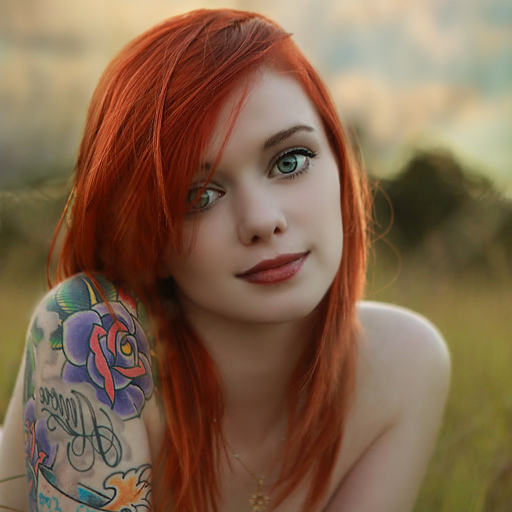
#> input picture dataset/full_resolution_stylegan/1.jpg, 1024 x 1024 px (shown at 1/2 size)
$ python lr_preprocessing.py --img-dir ../dataset/full_resolution_stylegan --lr-imgs-dir ../dataset/full_resolution_stylegan
#> lines starting #> are read from the running program, lines starting #| are printed output that depends on the picture


import argparse
import os
from PIL import Image
import numpy as np


def lr_preprocessing(images_dir, output_dir, size):
#> called with images_dir = '../dataset/full_resolution_stylegan', output_dir = '../dataset/full_resolution_stylegan', size = (128, 128)
    images_paths = os.listdir(images_dir)
    for name in images_paths:
        print(os.path.join(images_dir, name))
        image = Image.open(os.path.join(images_dir, name))
#> image is the input picture: PIL image 1024x1024 RGB; mean R, G, B 129.5, 101.3, 76.8
        lr_image = image.resize(size=size)
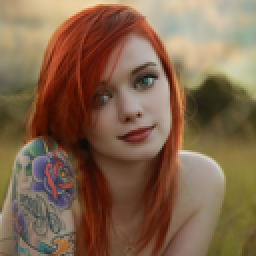
#> lr_image: PIL image 128x128 RGB (shown 2 times larger); mean R, G, B 129.5, 101.3, 76.8
        lr_image.save(os.path.join(output_dir, name))
#> pass 2 of the loop in lr_preprocessing, `for name in images_paths:`:
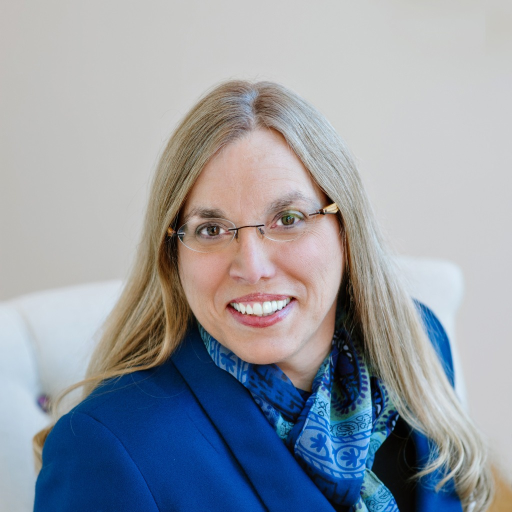
#> input picture dataset/full_resolution_stylegan/2.jpg, 1024 x 1024 px (shown at 1/2 size)
#> in lr_preprocessing, image is the input picture: PIL image 1024x1024 RGB; mean R, G, B 149.9, 155.9, 165.1
#> in lr_preprocessing, `lr_image = image.resize(size=size)`:
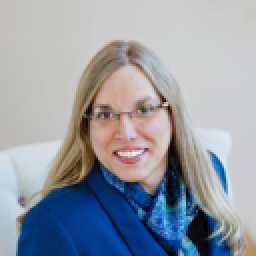
#> lr_image: PIL image 128x128 RGB (shown 2 times larger); mean R, G, B 149.9, 155.9, 165.1


if __name__ == '__main__':
    parser = argparse.ArgumentParser()
    parser.add_argument('--img-dir', type=str, required=True)
    parser.add_argument('--lr-imgs-dir', type=str, required=True)
    parser.add_argument('--lr-img-size', type=int, nargs=2, default=(128, 128))
    args = parser.parse_args()

    if not os.path.exists(args.lr_imgs_dir):
        os.makedirs(args.lr_imgs_dir)

    lr_preprocessing(args.img_dir, args.lr_imgs_dir, args.lr_img_size)
